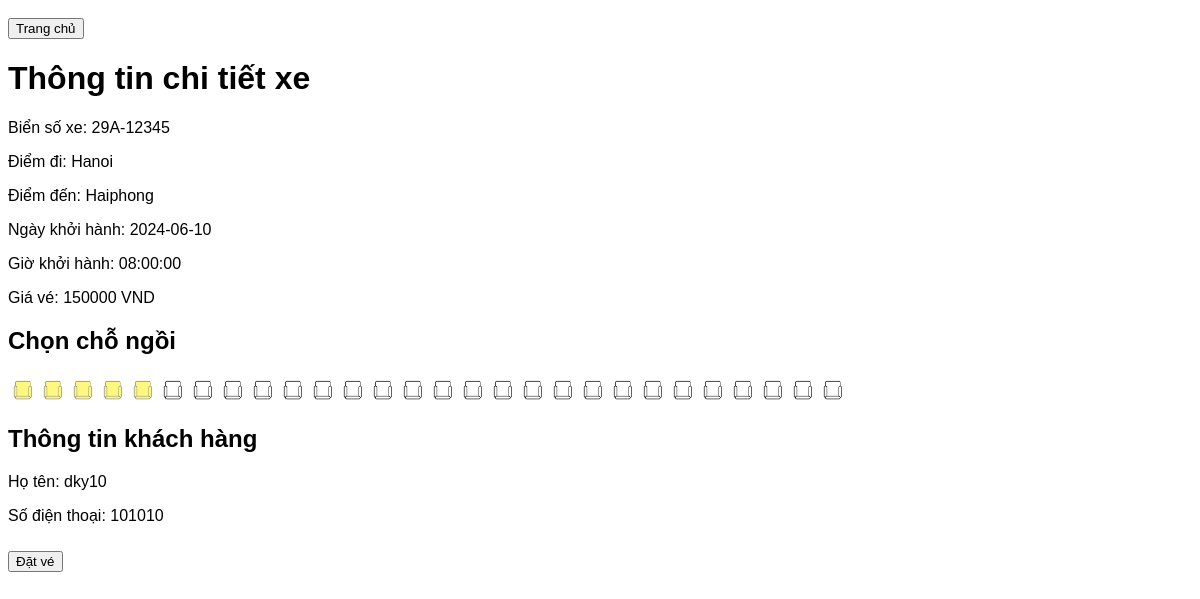
The app's page /details.php?id=1 (signed in) with its own data.
### tables this page shows
CREATE TABLE `lichtrinhxe` (
  `LichTrinhXeID` int(11) NOT NULL,
  `MaLichTrinhXe` int(11) NOT NULL,
  `XeID` int(11) DEFAULT NULL,
  `TuyenXeID` int(11) DEFAULT NULL,
  `NgayKhoiHanh` date DEFAULT NULL,
  `GioKhoiHanh` time NOT NULL,
  `TrangThai` varchar(50) NOT NULL,
  `GiaVe` int(11) DEFAULT NULL,
  PRIMARY KEY (`LichTrinhXeID`),
  KEY `FK_XeID` (`XeID`),
  KEY `FK_TuyenXeID` (`TuyenXeID`),
  CONSTRAINT `FK_TuyenXeID` FOREIGN KEY (`TuyenXeID`) REFERENCES `tuyenxe` (`TuyenXeID`),
  CONSTRAINT `FK_XeID` FOREIGN KEY (`XeID`) REFERENCES `xe` (`XeID`),
  CONSTRAINT `lichtrinhxe_ibfk_1` FOREIGN KEY (`XeID`) REFERENCES `xe` (`XeID`),
  CONSTRAINT `lichtrinhxe_ibfk_2` FOREIGN KEY (`TuyenXeID`) REFERENCES `tuyenxe` (`TuyenXeID`)
);

CREATE TABLE `xe` (
  `XeID` int(11) NOT NULL,
  `MaXe` varchar(20) NOT NULL,
  `LoaiXe` varchar(100) DEFAULT NULL,
  `BienSo` varchar(50) DEFAULT NULL,
  `SucChua` varchar(50) DEFAULT NULL,
  `TrangThai` varchar(50) DEFAULT NULL,
  `GhiChu` varchar(255) DEFAULT NULL,
  `NhanVienID` int(11) DEFAULT NULL,
  PRIMARY KEY (`XeID`),
  KEY `NhanVienID` (`NhanVienID`),
  CONSTRAINT `xe_ibfk_1` FOREIGN KEY (`NhanVienID`) REFERENCES `nhanvien` (`NhanVienID`)
);

CREATE TABLE `tuyenxe` (
  `TuyenXeID` int(11) NOT NULL,
  `MaTuyenXe` int(11) NOT NULL,
  `DiemDi` varchar(100) DEFAULT NULL,
  `DiemDen` varchar(100) DEFAULT NULL,
  `KhoangCach` int(11) DEFAULT NULL,
  `ThoiGianDi` time DEFAULT NULL,
  PRIMARY KEY (`TuyenXeID`)
);

CREATE TABLE `chongoi` (
  `ChoNgoiID` int(11) NOT NULL,
  `MaChoNgoi` varchar(20) NOT NULL,
  `XeID` int(11) DEFAULT NULL,
  `SoGhe` varchar(10) DEFAULT NULL,
  `TrangThai` varchar(50) DEFAULT NULL,
  PRIMARY KEY (`ChoNgoiID`),
  KEY `XeID` (`XeID`),
  CONSTRAINT `chongoi_ibfk_1` FOREIGN KEY (`XeID`) REFERENCES `xe` (`XeID`)
);

CREATE TABLE `khachhang` (
  `KhachHangID` int(11) NOT NULL AUTO_INCREMENT,
  `MaKhachHang` varchar(20) NOT NULL,
  `HoTen` varchar(100) DEFAULT NULL,
  `SoDienThoai` varchar(20) DEFAULT NULL,
  `Email` varchar(255) DEFAULT NULL,
  `GhiChu` varchar(255) DEFAULT NULL,
  `NguoiDungID` int(11) DEFAULT NULL,
  PRIMARY KEY (`KhachHangID`),
  KEY `NguoiDungID` (`NguoiDungID`)
);

### details.php (the view, shortened to what this page needs)
<?php
require 'config.php';
$lichtrinhxeid = $_GET['id'];
$sql = "SELECT LichTrinhXe.*, Xe.BienSo, TuyenXe.DiemDi, TuyenXe.DiemDen, LichTrinhXe.GiaVe
        FROM LichTrinhXe
        JOIN Xe ON LichTrinhXe.XeID = Xe.XeID
        JOIN TuyenXe ON LichTrinhXe.TuyenXeID = TuyenXe.TuyenXeID
        WHERE LichTrinhXe.LichTrinhXeID = ?";
$stmt = $conn->prepare($sql);
$stmt->bind_param('i', $lichtrinhxeid);
$stmt->execute();
$result = $stmt->get_result();
$row = $result->fetch_assoc();
if ($row) {
    echo "<button onclick=\"window.location.href='index.php'\">Trang chủ</button>";
    echo "<h1>Thông tin chi tiết xe</h1>";
    echo "<p>Biển số xe: " . $row['BienSo'] . "</p>";
    echo "<p>Điểm đi: " . $row['DiemDi'] . "</p>";
    echo "<p>Điểm đến: " . $row['DiemDen'] . "</p>";
    echo "<p>Ngày khởi hành: " . $row['NgayKhoiHanh'] . "</p>";
    echo "<p>Giờ khởi hành: " . $row['GioKhoiHanh'] . "</p>";
    echo "<p>Giá vé: " . $row['GiaVe'] . " VND</p>";
    $userid = $_SESSION['userid'];
    $sqlCustomer = "SELECT * FROM KhachHang WHERE NguoiDungID = ?";
    $stmtCustomer = $conn->prepare($sqlCustomer);
    $stmtCustomer->bind_param('i', $userid);
    $stmtCustomer->execute();
    $resultCustomer = $stmtCustomer->get_result();
    $customer = $resultCustomer->fetch_assoc();
    echo "<h2>Chọn chỗ ngồi</h2>";
    echo "<form id='seatForm' action='book_ticket.php' method='POST'>";
    $sqlSeats = "SELECT * FROM ChoNgoi WHERE XeID = ?";
    $stmtSeats = $conn->prepare($sqlSeats);
    $stmtSeats->bind_param('i', $row['XeID']);
    $stmtSeats->execute();
    $resultSeats = $stmtSeats->get_result();
    if ($resultSeats->num_rows > 0) {
        echo "<div class='seats'>";
        while($seat = $resultSeats->fetch_assoc()) {
            $seatStatus = $seat['TrangThai'];
            $seatImage = '';
            switch ($seatStatus) {
                case 'Trống':
                    $seatImage = 'images/logo_ghe_trong.png';
                    break;
                case 'Đã đặt':
                    $seatImage = 'images/logo_ghe_da_dat.png';
                    break;
            }
            echo "<div class='seat' data-seat-id='" . $seat['ChoNgoiID'] . "' data-seat-status='" . $seatStatus . "'>";
            echo "<img src='$seatImage' alt='Ghế'>";
            echo "</div>";
        }
        echo "</div>";
    } else {
        echo "Không có chỗ ngồi nào.";
    }
    if ($customer) {
        echo "<h2>Thông tin khách hàng</h2>";
        echo "<p>Họ tên: " . $customer['HoTen'] . "</p>";
        echo "<p>Số điện thoại: " . $customer['SoDienThoai'] . "</p>";
    } else {
        echo "<h2>Thông tin khách hàng</h2>";
        echo "<label for='hoten'>Họ tên:</label>";
        echo "<input type='text' id='hoten' name='hoten' required>";
        echo "<label for='sodienthoai'>Số điện thoại:</label>";
        echo "<input type='text' id='sodienthoai' name='sodienthoai' required>";
    }
    echo "<button type='submit'>Đặt vé</button>";
    echo "</form>";
} else {
    echo "Không tìm thấy thông tin xe.";
}
?>
<link rel="stylesheet" href="css/styles.css">

### css/styles.css (style rules this page uses)
form { margin-bottom: 20px; }
button { margin-top: 10px; }
.seats { display: flex; flex-wrap: wrap; }
.seat { margin: 5px; cursor: pointer; }
.seat img { width: 20px; height: 20px; }
.seat[data-seat-status='Đã đặt'] img { cursor: not-allowed; opacity: 0.5; }

### records on screen
lichtrinhxe: XeID.BienSo "29A-12345", TuyenXeID.DiemDi "Hanoi", TuyenXeID.DiemDen "Haiphong", NgayKhoiHanh "2024-06-10", GioKhoiHanh "08:00:00", GiaVe "150000"
khachhang: HoTen "dky10", SoDienThoai "101010"
